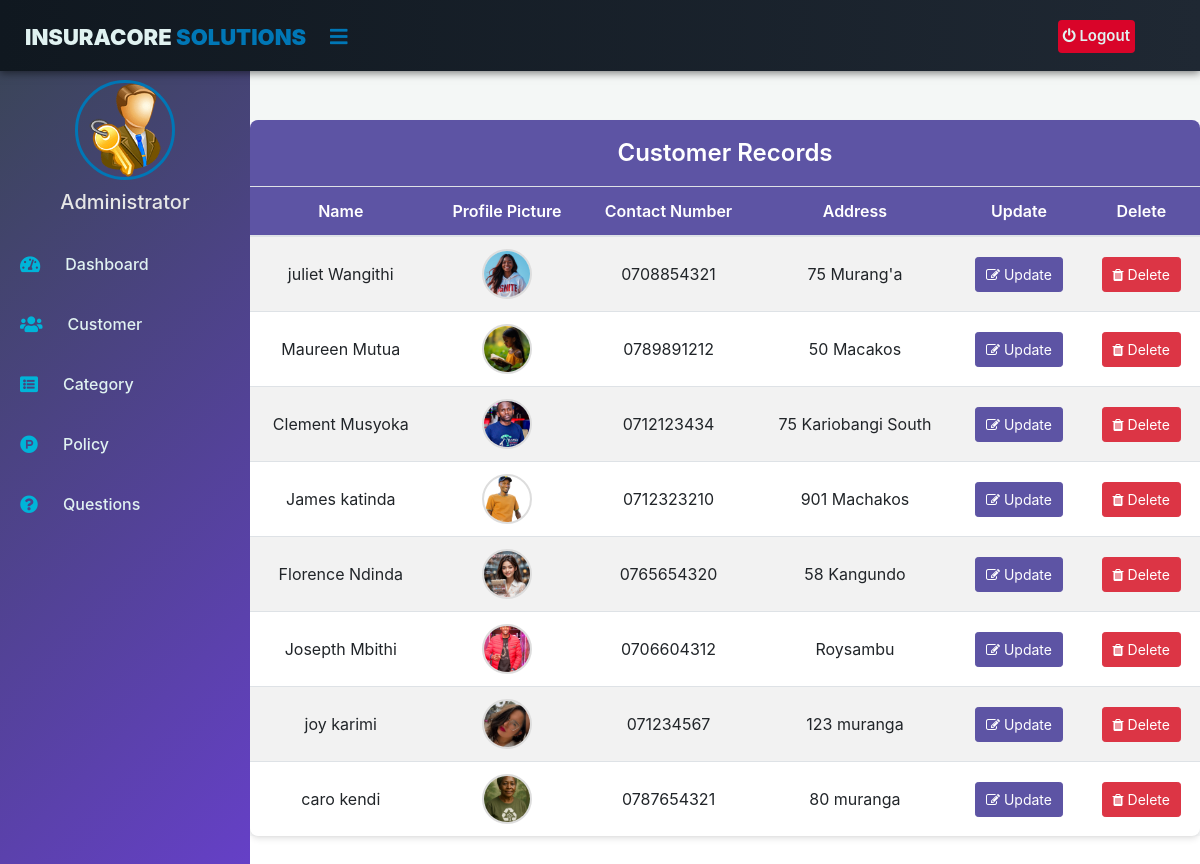
The page /admin-view-customer (signed in) on the database its author committed.
### customer/models.py (models this page shows, shortened)
class Customer(models.Model):
    user=models.OneToOneField(User,on_delete=models.CASCADE)
    profile_pic= models.ImageField(upload_to='profile_pic/Customer/',null=True,blank=True)
    address = models.CharField(max_length=40)
    mobile = models.CharField(max_length=20,null=False)
    @property
    def get_name(self):
        return self.user.first_name+" "+self.user.last_name

### insurance/views.py (the view)
# urls.py: path('admin-view-customer', views.admin_view_customer_view,name='admin-view-customer'),
@login_required(login_url='adminlogin')
def admin_view_customer_view(request):
    customers= CMODEL.Customer.objects.all()
    return render(request,'insurance/admin_view_customer.html',{'customers':customers})

### templates/insurance/admin_view_customer.html (shortened to what this page needs)
{% extends 'insurance/adminbase.html' %}
{% block content %}
{% load static %}
<head>
  <link href="https://maxcdn.bootstrapcdn.com/bootstrap/4.4.1/css/bootstrap.min.css" rel="stylesheet">
  <link href="https://maxcdn.bootstrapcdn.com/font-awesome/4.3.0/css/font-awesome.min.css" rel="stylesheet">
</head>
<div class="container-fluid-custom">
    <div class="view-card">
        <div class="card-header-custom">
            Customer Records
        </div>
        <div class="table-responsive">
          <table class="table table-hover table-striped" id="dev-table">
            <thead>
              <tr>
                <th>Name</th>
                <th>Profile Picture</th>
                <th>Contact Number</th> <th>Address</th>
                <th>Update</th>
                <th>Delete</th>
              </tr>
            </thead>
            <tbody>
              {% for t in customers %}
              <tr>
                <td>{{ t.get_name }}</td>
                <td><img src="{% static t.profile_pic.url %}" alt="Profile Pic"></td>
                <td>{{ t.mobile }}</td>
                <td>{{ t.address }}</td>
                <td>
                  <a class="btn btn-update-custom btn-sm" href="{% url 'update-customer' t.id %}">
                    <span class="fa fa-edit"></span> Update
                  </a>
                </td>
                <td>
                  <a class="btn btn-delete-custom btn-sm" href="{% url 'delete-customer' t.id %}">
                    <span class="fa fa-trash"></span> Delete
                  </a>
                </td>
              </tr>
              {% endfor %}
            </tbody>
          </table>
        </div>
    </div>
</div>
<br><br><br>
{% endblock content %}

### templates/insurance/adminbase.html (style rules this page uses)
:root { --color-primary-blue: #0077b6; --color-primary-dark: #023e8a; --color-sidebar-bg: #1f2833; --color-header-bg: #101820; --color-text-light: #e0f2f1; --color-logout-red: #d90429; --color-logout-hover: #ef233c; --color-active-link: #00b4d8; }
a:link { text-decoration: none; }
body { margin: 0; padding: 0; font-family: "Gill Sans", sans-serif; }

### rows shown on the page
Customer: get_name "juliet Wangithi", profile_pic (picture), mobile "0708854321", address "75 Murang'a"
Customer: get_name "Maureen Mutua", profile_pic (picture), mobile "0789891212", address "50 Macakos"
Customer: get_name "Clement Musyoka", profile_pic (picture), mobile "0712123434", address "75 Kariobangi South"
Customer: get_name "James katinda", profile_pic (picture), mobile "0712323210", address "901 Machakos"
Customer: get_name "Florence Ndinda", profile_pic (picture), mobile "0765654320", address "58 Kangundo"
Customer: get_name "Josepth Mbithi", profile_pic (picture), mobile "0706604312", address "Roysambu"
Customer: get_name "joy karimi", profile_pic (picture), mobile "071234567", address "123 muranga"
Customer: get_name "caro kendi", profile_pic (picture), mobile "0787654321", address "80 muranga"
